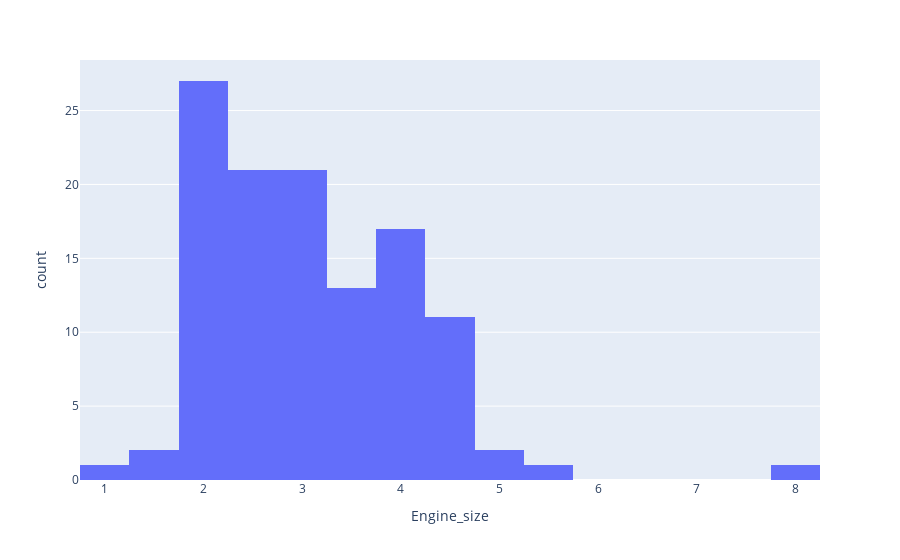

The code cell stored with this chart in its notebook:
### Code cell
px.histogram(data_frame=data,x="Engine_size")

### Figure 1 — Plotly figure (JSON) as saved in the notebook; plotly's stock layout.template omitted (floating-point values rounded to 4 significant figures)
{"data": [{"alignmentgroup": "True", "bingroup": "x", "hovertemplate": "Engine_size=%{x}<br>count=%{y}<extra></extra>", "legendgroup": "", "marker": {"color": "#636efa", "pattern": {"shape": ""}}, "name": "", "offsetgroup": "", "orientation": "v", "showlegend": false, "type": "histogram", "x": [1.8, 3.2, 3.5, 1.8, 2.8, 4.2, 2.8, 2.8, 3.1, 3.8, 3.8, 3.8, 4.6, 4.6, 3, 2.2, 3.1, 3.1, 3.4, 3.8, 5.7, 1.8, 1, 2.5, 2.5, 2.7, 2, 3.5, 2, 2.5, 2.5, 8, 5.2, 3.9, 3.9, 2.5, 2.4, 2, 3.8, 2.5, 3, 4.6, 4, 3, 4.6, 2.5, 4.6, 1.6, 2.3, 2, 3.2, 3.5, 1.5, 2, 2.4, 3, 2.5, 4, 4, 3, 3, 4, 4.6, 4.6, 1.8, 2.4, 2.4, 3.5, 3, 3.5, 3, 2, 2, 3, 4.6, 4, 3.3, 2.3, 3.2, 4.3, 5, 1.8, 2.4, 3, 3.3, 3.3, 3.1, 4, 4.3, 3.4, 2, 2, 2.4, 2.4, 3.4, 3.8, 3.8, 3.8, 2.7, 3.4, 3.4, 1.9, 1.9, 1.9, 1.8, 2.2, 3, 1.8, 2.4, 2, 2.7, 4.7, 2, 2, 1.8, 2, 2], "xaxis": "x", "yaxis": "y"}], "layout": {"barmode": "relative", "legend": {"tracegroupgap": 0}, "margin": {"t": 60}, "xaxis": {"anchor": "y", "domain": [0, 1], "title": {"text": "Engine_size"}}, "yaxis": {"anchor": "x", "domain": [0, 1], "title": {"text": "count"}}}}
